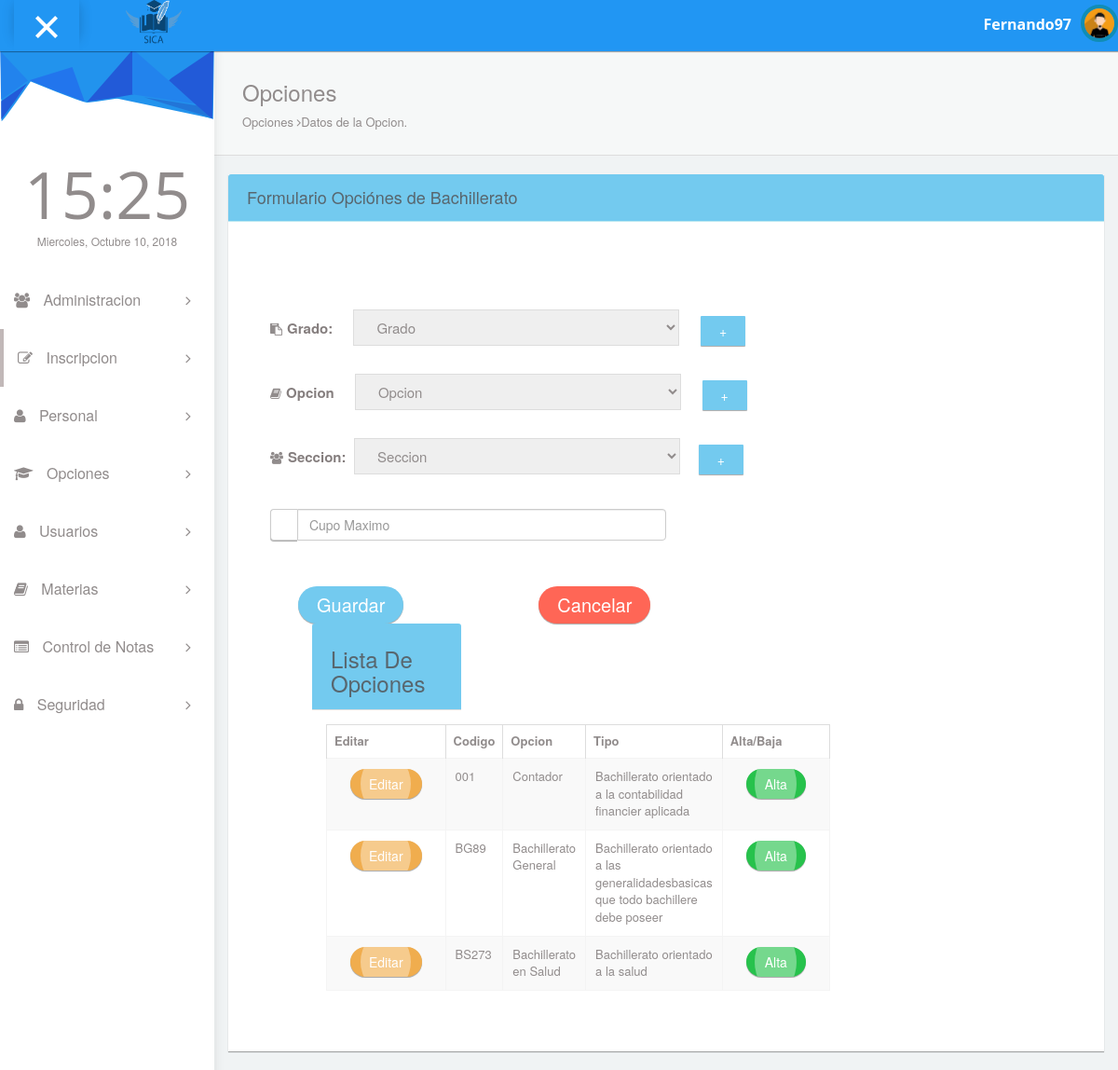
Page /pages/fopcione.php (signed in) on the earlier database version.
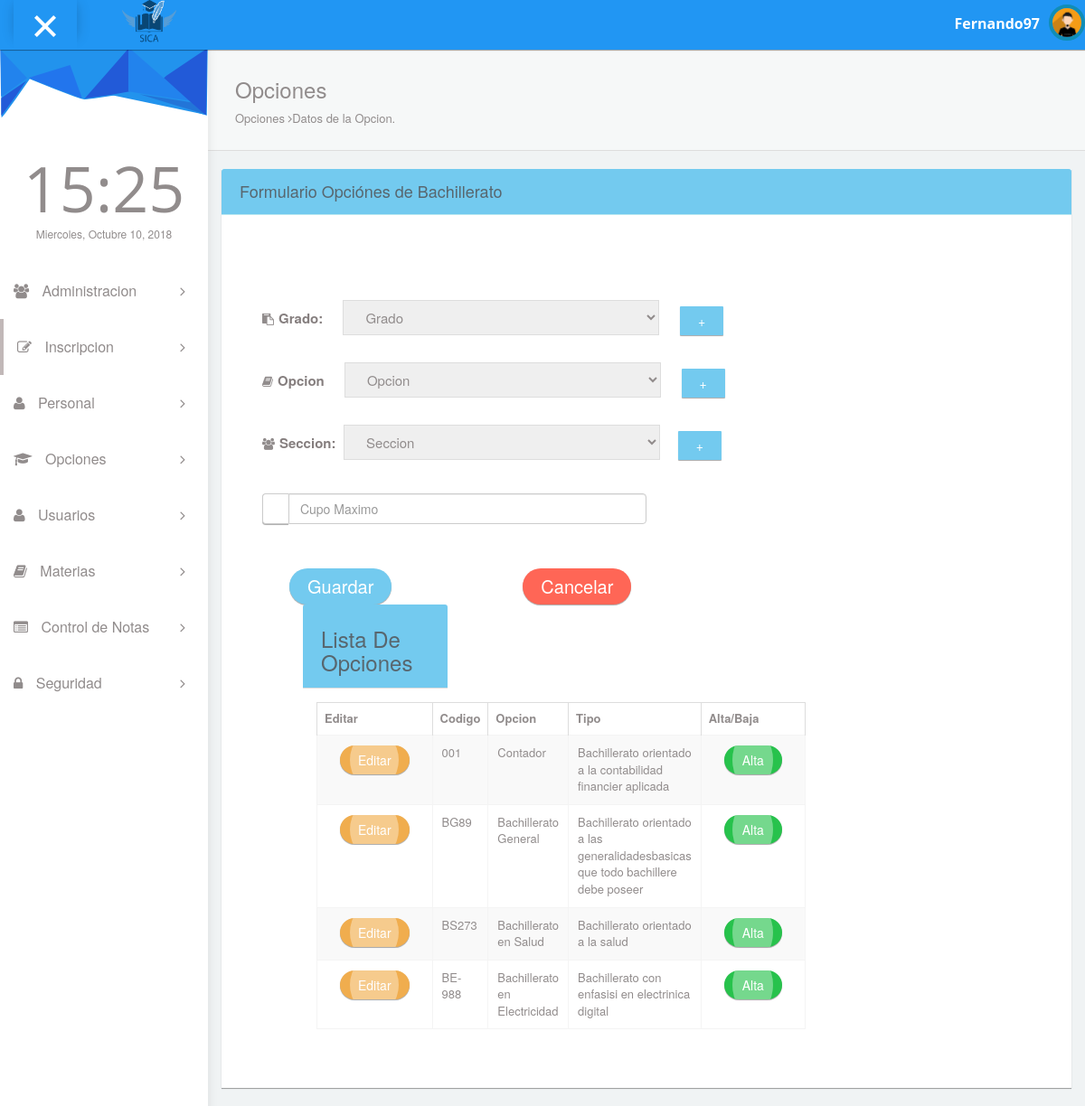
Same page on the later database version.
### tables this page shows
CREATE TABLE `tbachilleratos` (
  `eid_bachillerato` int(11) NOT NULL,
  `ccodigo` varchar(20) NOT NULL,
  `cnombe` varchar(30) NOT NULL,
  `cdescripcion` varchar(200) NOT NULL,
  `efk_tipo` int(11) NOT NULL,
  `eestado` int(11) NOT NULL
);

### pages/fopcione.php (the view, shortened to what the changed rows need)
<?php
if($_SESSION["logueado"] == TRUE && $_SESSION["tipo"]==1) {
?>
<!DOCTYPE html>
<html lang="en">
<head>
  <link rel="stylesheet" type="text/css" href="../asset/css/bootstrap.min.css">
  <link rel="stylesheet" type="text/css" href="../asset/css/plugins/datatables.bootstrap.min.css"/>
  <link rel="stylesheet" type="text/css" href="../asset/css/plugins/font-awesome.min.css"/>
  <link rel="stylesheet" type="text/css" href="../asset/css/plugins/animate.min.css"/>
  <link rel="stylesheet" type="text/css" href="../asset/css/plugins/nouislider.min.css"/>
  <link rel="stylesheet" type="text/css" href="../asset/css/plugins/select2.min.css"/>
  <link rel="stylesheet" type="text/css" href="../asset/css/plugins/ionrangeslider/ion.rangeSlider.css"/>
  <link rel="stylesheet" type="text/css" href="../asset/css/plugins/ionrangeslider/ion.rangeSlider.skinFlat.css"/>
  <link rel="stylesheet" type="text/css" href="../asset/css/plugins/bootstrap-material-datetimepicker.css"/>
  <link href="https://cdnjs.cloudflare.com/ajax/libs/select2/4.0.6-rc.0/css/select2.min.css" rel="stylesheet" />
  <link href="../asset/css/style.css" rel="stylesheet">
</head>
<body id="mimin" class="dashboard">
      <div class="container-fluid mimin-wrapper">
          <?php include "menu.php";?>
            <div id="content">
                <div class="form-element">
                <form id="insertar">
                <div class="col-md-12">
                  <div class="col-md-12 panel panel-info">
                    <div class="col-md-12 panel-body" style="padding-bottom:30px;">
                      <div class="col-md-12">
                      <form class="cmxform" id="formcliente" method="post" action="">
                      <div class="col-md-12">
                          <div class="col-md-12">
                              <div class="col-md-6">
                  <div class="col-md-6">
                  <div class="panel1">
                    <div class="panel-body">
                      <div class="responsive-table">
                      <table id="datatables-example" class="table table-striped table-bordered" width="100%" cellspacing="0">
                      <thead>
                        <tr>
                          <th>Editar</th>
                          <th>Codigo</th>
                          <th>Opcion</th>
                          <th>Tipo</th>
                          <th>Alta/Baja</th>
                        </tr>
                      </thead>
                      <tbody>
                      <?php
include "../config/conexion.php";
$result = $conexion->query("select * from tbachilleratos order by eid_bachillerato");
if ($result) {
    while ($fila = $result->fetch_object()) {
        echo "<tr>";
        echo "<td>
          <div class='col-md-2' style='margin-top:1px'>
            <button class='btn ripple-infinite btn-round btn-warning' onclick='modify(" . $fila->eid_bachillerato . ")';>
            <div>
              <span>Editar</span>
            </div>
            </button>
            </div>
        </td>";
        echo "<td>" . $fila->ccodigo . "</td>";
        echo "<td>" . $fila->cnombe . "</td>";
        echo "<td>" . $fila->cdescripcion . "</td>";
        echo "<td>
          <div class='col-md-2' style='margin-top:1px'>
            <button class='btn ripple-infinite btn-round btn-success' onclick='confirmar(" . $fila->idcatalogo . ")'>
            <div>
              <span>Alta</span>
            </div>
            </button>
            </div>
        </td>";
        echo "</tr>";
    }
}
?>
                      </tbody>
                        </table>
                      </div>
                  </div>
                </div>
                       </div>
                        </div>
                      </div>
                          </div>
                          </form>
                      </div>
                      </div>
                    </div>
                  </div>
                </div>
              </div>
</body>
</html>
<?php
} else {
  header("Location: index.php");
  }
?>

Differences in the rows shown:
added tbachilleratos: ccodigo "BE-988", cnombe "Bachillerato en Electricidad", cdescripcion "Bachillerato con enfasisi en electrinica digital"
